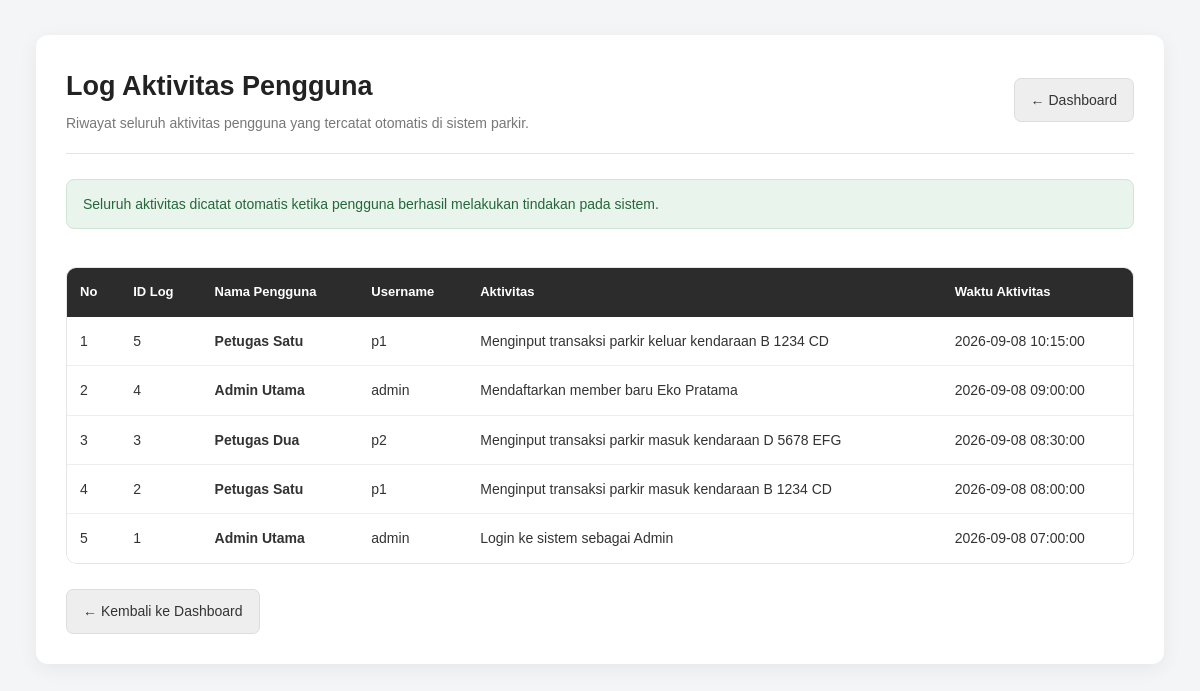
Screenshot of /log_aktivitas/tampil_log_aktivitas.php with the database file from the repository.
### tables this page shows
CREATE TABLE `tb_log_aktivitas` (
  `id_log` int(11) NOT NULL,
  `id_user` int(11) NOT NULL,
  `aktivitas` text NOT NULL,
  `waktu_aktivitas` datetime NOT NULL DEFAULT current_timestamp()
);

CREATE TABLE `tb_user` (
  `id_user` int(11) NOT NULL,
  `nama_lengkap` varchar(100) NOT NULL,
  `username` varchar(50) NOT NULL,
  `password` varchar(255) NOT NULL,
  `role` enum('admin','petugas','owner') NOT NULL,
  `status_aktif` tinyint(1) NOT NULL DEFAULT 1
);

### log_aktivitas/tampil_log_aktivitas.php (the view, shortened to what this page needs)
<?php
require_once '../koneksi.php';
$query = mysqli_query(
    $koneksi,
    "
    SELECT
        tb_log_aktivitas.*,
        tb_user.nama_lengkap,
        tb_user.username
    FROM tb_log_aktivitas
    LEFT JOIN tb_user
        ON tb_log_aktivitas.id_user = tb_user.id_user
    ORDER BY tb_log_aktivitas.waktu_aktivitas DESC,
             tb_log_aktivitas.id_log DESC
    "
);
?>
<!DOCTYPE html>
<html lang="id">
<head>
    <link rel="stylesheet" href="../style.css?v=10">
</head>
<body>
    <div class="container">
        <div class="page-header">
            <div>
                <h2>Log Aktivitas Pengguna</h2>
                <p class="page-description">
                    Riwayat seluruh aktivitas pengguna yang tercatat otomatis di sistem parkir.
                </p>
            </div>
            <a href="../dashboard.php" class="kembali">
                ← Dashboard
            </a>
        </div>
        <div class="alert alert-success">
            Seluruh aktivitas dicatat otomatis ketika pengguna berhasil melakukan tindakan pada sistem.
        </div>
        <div class="table-wrapper">
            <table>
                <thead>
                    <tr>
                        <th>No</th>
                        <th>ID Log</th>
                        <th>Nama Pengguna</th>
                        <th>Username</th>
                        <th>Aktivitas</th>
                        <th>Waktu Aktivitas</th>
                    </tr>
                </thead>
                <tbody>
                    <?php
                    $no = 1;
                    if (mysqli_num_rows($query) > 0) {
                        while ($log = mysqli_fetch_assoc($query)) {
                            ?>
                            <tr>
                                <td>
                                    <?= $no++; ?>
                                </td>
                                <td>
                                    <?= htmlspecialchars($log['id_log']); ?>
                                </td>
                                <td>
                                    <strong>
                                        <?= htmlspecialchars($log['nama_lengkap'] ?? 'Pengguna tidak ditemukan'); ?>
                                    </strong>
                                </td>
                                <td>
                                    <?= htmlspecialchars($log['username'] ?? '-'); ?>
                                </td>
                                <td>
                                    <?= htmlspecialchars($log['aktivitas']); ?>
                                </td>
                                <td>
                                    <?= htmlspecialchars($log['waktu_aktivitas']); ?>
                                </td>
                            </tr>
                            <?php
                        }
                    }
                    ?>
                </tbody>
            </table>
        </div>
        <br>
        <a href="../dashboard.php" class="kembali">
            ← Kembali ke Dashboard
        </a>
    </div>
</body>
</html>

### style.css (style rules this page uses)
* { margin: 0; padding: 0; box-sizing: border-box; }
:root { --primary: #222222; --primary-hover: #000000; --secondary: #555555; --secondary-hover: #333333; --background: #f4f5f7; --surface: #ffffff; --border: #e5e5e5; --text: #222222; --muted: #777777; --success: #2f7d4a; --danger: #b63b3b; --warning: #9a721f; --radius: 12px; --shadow: 0 5px 20px rgba(0, 0, 0, 0.06); --shadow-hover: 0 10px 30px rgba(0, 0, 0, 0.1); }
body { font-family: Arial, Helvetica, sans-serif; background: var(--background); color: var(--text); line-height: 1.6; min-height: 100vh; }
a { text-decoration: none; color: inherit; }
.container { width: 94%; max-width: 1400px; margin: 35px auto; background: var(--surface); padding: 30px; border-radius: var(--radius); box-shadow: var(--shadow); }
.page-header { display: flex; justify-content: space-between; align-items: center; gap: 20px; margin-bottom: 25px; padding-bottom: 18px; border-bottom: 1px solid var(--border); }
.page-header h2 { font-size: 27px; font-weight: 700; color: var(--text); margin-bottom: 4px; }
.page-description { color: var(--muted); font-size: 14px; }
h1, h2, h3, h4 { color: var(--text); }
.kembali { display: inline-flex; align-items: center; justify-content: center; gap: 7px; background: #eeeeee; color: #333333; padding: 10px 16px; border-radius: 7px; font-size: 14px; border: 1px solid #dddddd; transition: 0.2s ease; }
table { width: 100%; border-collapse: separate; border-spacing: 0; margin-top: 20px; background: white; border: 1px solid var(--border); border-radius: 10px; overflow: hidden; }
table th { background: #2c2c2c; color: white; padding: 14px 13px; text-align: left; font-size: 13px; font-weight: 600; white-space: nowrap; border: none; }
table td { padding: 13px; border-bottom: 1px solid #eeeeee; color: #333333; font-size: 14px; vertical-align: middle; }
table tr:last-child td { border-bottom: none; }
table tbody tr { transition: background 0.15s ease; }
.alert { padding: 13px 16px; border-radius: 8px; margin-bottom: 18px; font-size: 14px; border: 1px solid transparent; }
.alert-success { background: #e8f4ec; color: #27663b; border-color: #cfe5d5; }
.table-wrapper { width: 100%; overflow-x: auto; border-radius: 10px; }
.container, .dashboard, .login-card, .card, .stat-card { animation: fadeIn 0.3s ease; }

### rows the page displays
tb_log_aktivitas: id_log "5", id_user.nama_lengkap "Petugas Satu", id_user.username "p1", aktivitas "Menginput transaksi parkir keluar kendaraan B 1234 CD", waktu_aktivitas "2026-09-08 10:15:00"
tb_log_aktivitas: id_log "4", id_user.nama_lengkap "Admin Utama", id_user.username "admin", aktivitas "Mendaftarkan member baru Eko Pratama", waktu_aktivitas "2026-09-08 09:00:00"
tb_log_aktivitas: id_log "3", id_user.nama_lengkap "Petugas Dua", id_user.username "p2", aktivitas "Menginput transaksi parkir masuk kendaraan D 5678 EFG", waktu_aktivitas "2026-09-08 08:30:00"
tb_log_aktivitas: id_log "2", id_user.nama_lengkap "Petugas Satu", id_user.username "p1", aktivitas "Menginput transaksi parkir masuk kendaraan B 1234 CD", waktu_aktivitas "2026-09-08 08:00:00"
tb_log_aktivitas: id_log "1", id_user.nama_lengkap "Admin Utama", id_user.username "admin", aktivitas "Login ke sistem sebagai Admin", waktu_aktivitas "2026-09-08 07:00:00"
